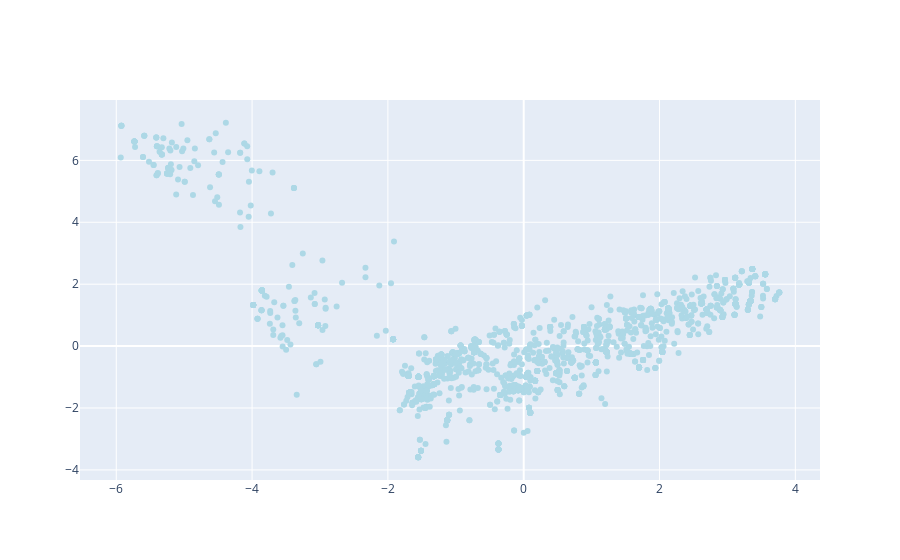

The cell this chart's notebook holds for it:
### Code cell
data = [
    go.Scatter(
        x = pca_df.iloc[:2000,0].values,
        y = pca_df.iloc[:2000,1].values,
        text = pca_df.iloc[:2000,2].values,
        hoverinfo = 'text',
        marker = dict(
            color = 'lightblue'
        ),
        mode='markers',
        showlegend = False
    )
]

iplot(data, filename = "add-hover-text")

### Figure 1 — Plotly figure (JSON) as saved in the notebook; plotly's stock layout.template omitted (floating-point values rounded to 4 significant figures; data arrays with more than 128 entries replaced by an {"elided": "..."} marker saying what was removed)
{"data": [{"hoverinfo": "text", "marker": {"color": "lightblue"}, "mode": "markers", "showlegend": false, "text": {"elided": "2000 str values"}, "type": "scatter", "x": {"elided": "2000 float values"}, "y": {"elided": "2000 float values"}}], "layout": {}}
